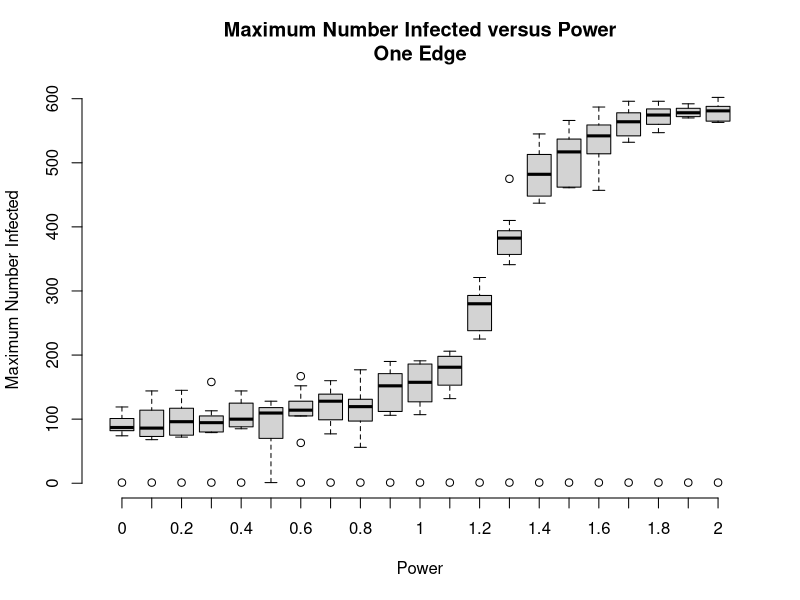

This figure's R source:
library(plyr)
data = read.csv("data no vaccines.csv", sep=" ")


max.infected = ddply(data, c("power", "edge"), function(df)c(df$max.infected))

max.infected.one.edge = max.infected[which(max.infected$edge == 1), ]

boxplot(as.matrix(max.infected.one.edge[2:11]), use.cols=F, axes=F, xlab="Power", ylab="Maximum Number Infected")
axis(1, at=1:length(max.infected.one.edge$power), labels=max.infected.one.edge$power)
axis(2)
title("Maximum Number Infected versus Power\nOne Edge")

